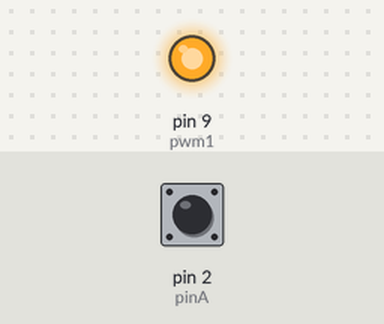
A sketch run on a simulated Arduino Uno, built with avr-gcc and run on an emulated ATmega328P. On the bench: output pins drawn as LEDs (lit = HIGH). Inputs (shaded band) come from the test bench; at power-on: pin 2 (pinA) HIGH. What the sketch prints to the serial monitor is not drawn.

Above: at 0.3 s.
Timing chart, 0 to 1.8 s (numbered marks = the images above):
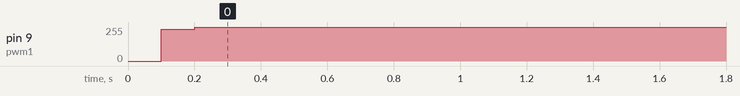

Measured:
- by itself, pin 9 (pwm1): 0/255 → 240/255 at 0.10 s, → 255/255 0.10 s later

The sketch:

pid_encoder.ino
```cpp
#include <Wire.h>
#include <MsTimer2.h> //中断库

int pinA=2; // 定义2号端口为A脉冲输入端口
int pinB=3;// 定义3号端口为B脉冲输入端口
int ppsA=0; //记录A脉冲的次数
int pusNum=350;
float m=0; //定义位移
char aen='+';
char ben='-';
char c; //方向
int velocity=0; //速度
int cmd_vel=30;//设定的速度，单位cm/s
int pwm1=9;
int kp=6;
int ki=2;
int pwm_num=0;
int bias=0;
int last_bias=0;

void CountA() {
  if(digitalRead(pinB) == HIGH) //B脉冲为高电平
  {c=aen;}
  if(digitalRead(pinB) == LOW) //B脉冲为高电平
  {c=ben;}
  ppsA++;
}

void vel_pid(int velocity,int cmd_vel)//计算pwm输出
{
  bias=cmd_vel-velocity;
  pwm_num+=kp*(bias-last_bias)+ki*bias;
  last_bias=bias;
  if(pwm_num>255){pwm_num=255;}
  else if(pwm_num<0){pwm_num=0;}
}


int v(int n) //转速计算函数
{
  int vel =135*n/pusNum; // n/(pusNum*0.1)
  return vel;
}

void flash()
{
  int wNum=ppsA;
  velocity=v(wNum); //计算速度,单位cm/s
  vel_pid(velocity,cmd_vel);
  analogWrite(pwm1,pwm_num);

  //打印输出相关信息
  Serial.print(pwm_num);
  if (velocity!=0)
    {Serial.print(c);}
  if(c==aen)  //计算正位移
    {m=m+ppsA*0.034615;}
  else if(c==ben)   //计算负位移
    {m=m-ppsA*0.034615;}
  Serial.print(velocity); // 将获取的数字信号值打印到串口显示
  Serial.print("cm/s");
  Serial.print(m);
  Serial.println("cm");
  ppsA=0;    //脉冲A计数归0
}

void setup() {
  Serial.begin(9600);
  pinMode(pwm1, OUTPUT);
  attachInterrupt(0,CountA, FALLING);
  MsTimer2::set(100, flash);       // 中断设置函数，0.1s
  MsTimer2::start();   //开始计时
}

void loop() {
    //forward();
    //delay(100);
 }
```
